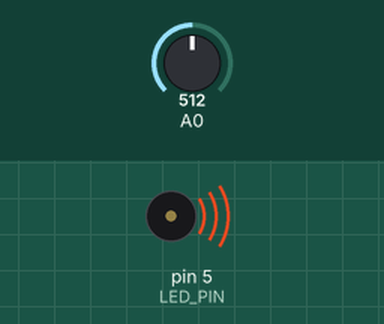
Simulated run of this sketch. Board: Arduino Uno, built with avr-gcc and run on an emulated ATmega328P. On the bench: buzzer (waves = sounding). The inputs (shaded band) are chosen by the test bench; at power-on: A0 = 512. What the sketch prints to the serial monitor is not drawn.

Above: at 0.1 s.
Timing chart, 0 to 1.6 s (numbered marks = the images above):
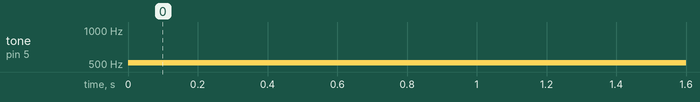

Measured:
- by itself, tone on pin 5 (LED_PIN): silent → 515 Hz at 0.00 s

The sketch:

Tone_RS-VS.ino
```cpp
/*  Tone_RS-VS.ino
 *
 *  A Very very simple Rolling Shutter Video Synth (RS-VS)
 *
 *  Description
 *    This scketch generate a tone signal (square) over pin 5,
 *    With a frequencie wich depends on the value of one potentiometer
 *    conected to A0.
 *
 *  The circuit:
 *    * One potentiometer connected to A0.
 *        Center pin of the potentiometer goes to the analog pin,
 *        side pins of the potentiometer go to +5V and ground
 *    * LED w/ 150 ~ 470 ohm resistor,
*/

#define LED_PIN 5

void setup() {
  // initialize serial communications (for debugging only):
  Serial.begin(9600);
}

void loop() {
  // read the potentiometer:
  int sensorReading = analogRead(A0);
  Serial.println(sensorReading);
  // map the analog input range
  // to the output pitch range (31 - 1000 Hz)
  int thisPitch = map(sensorReading, 0, 1023, 31, 1000);

  // play the pitch:
  tone(LED_PIN, thisPitch);
  delay(10);        // delay in between reads for stability
}
```
